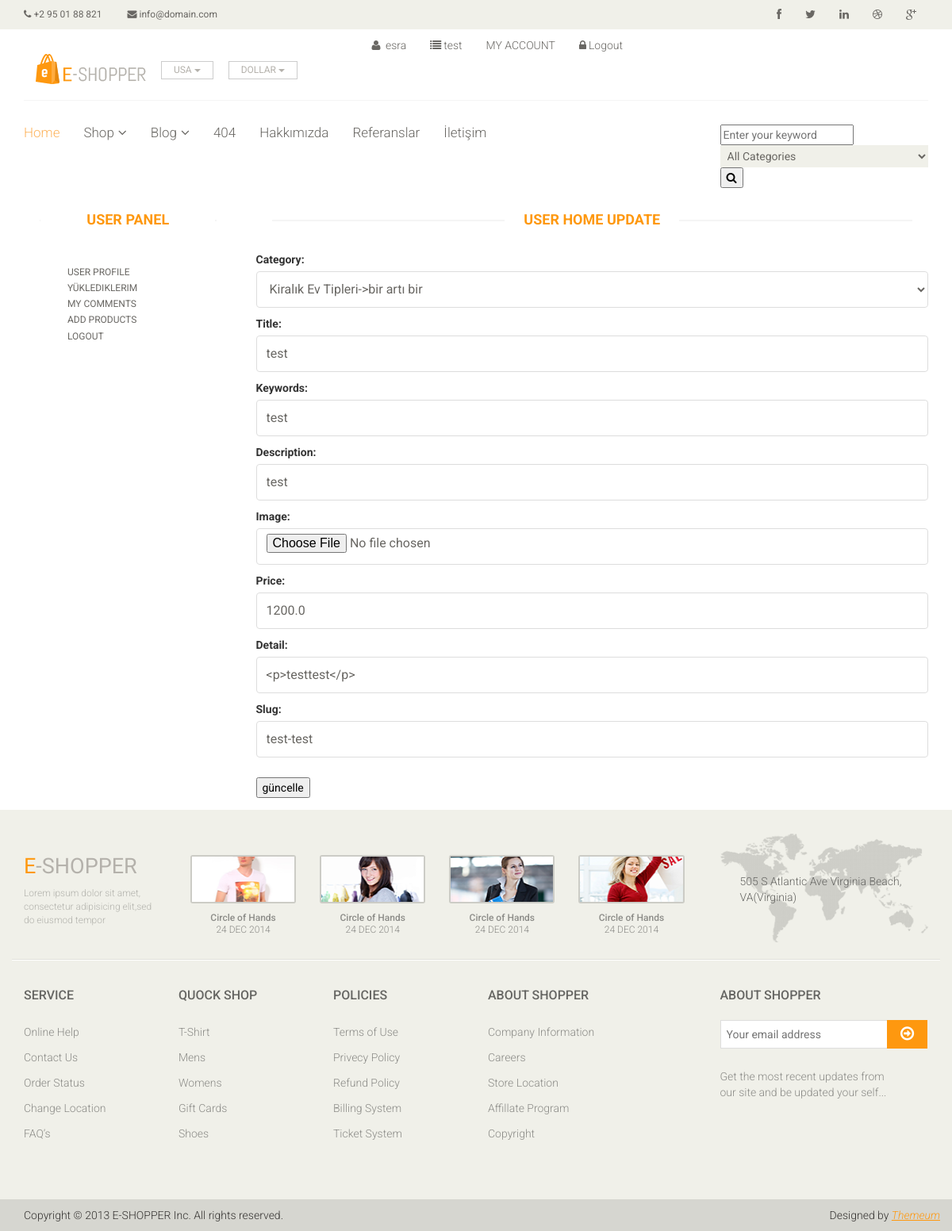
Before: /user/update1/17 (signed in) with the older database file.
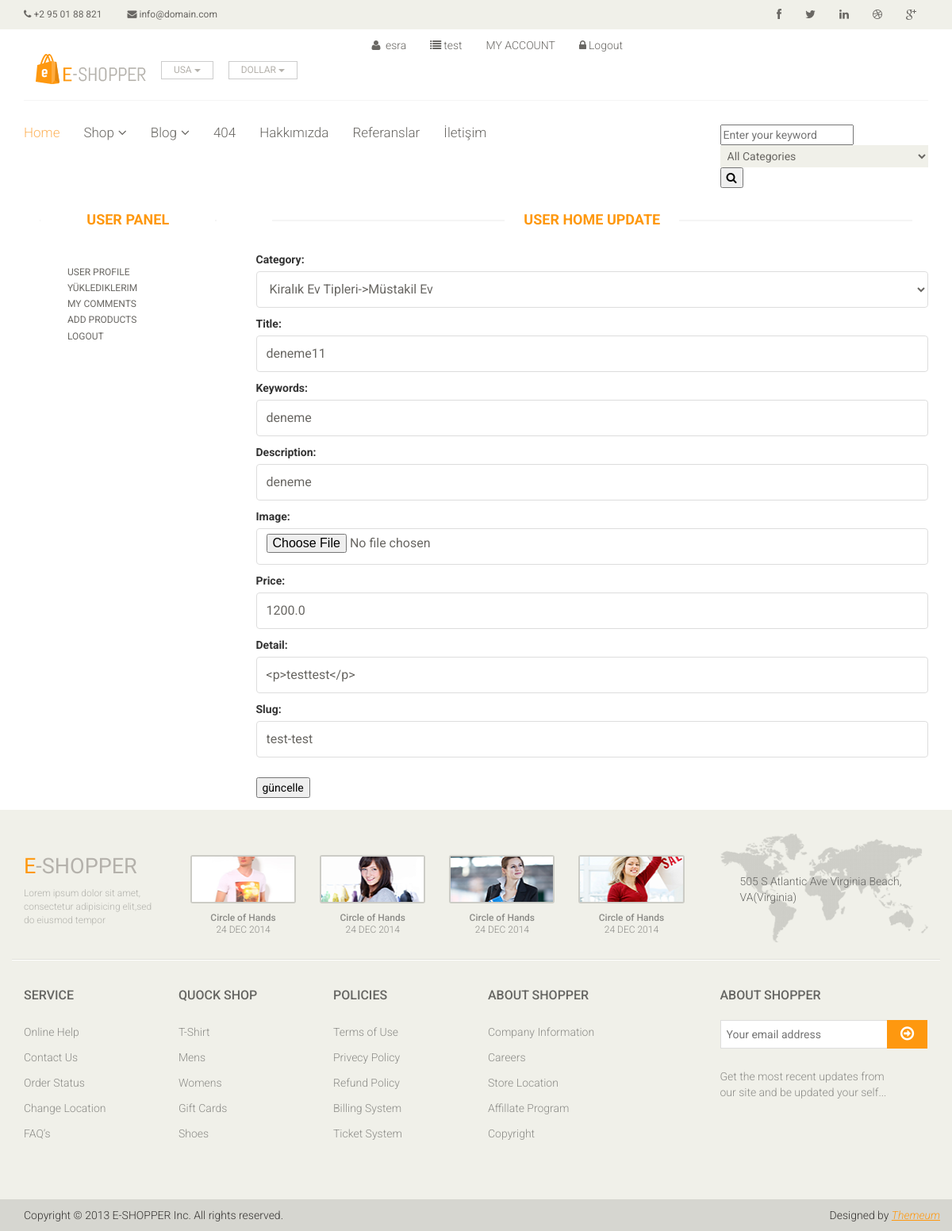
After: the same page with the newer database file.
### product/models.py (models this page shows, shortened)
class Product(models.Model):
    STATUS = (
        ('True', 'Evet'),
        ('False', 'Hayır'),
    )
    user = models.ForeignKey(User, on_delete=models.CASCADE)
    category = models.ForeignKey(Category, on_delete=models.CASCADE)
    title = models.CharField(max_length=150)
    keywords = models.CharField(max_length=255)
    description = models.CharField(max_length=255)
    image = models.ImageField(blank=True, upload_to='images/')
    price = models.FloatField()
    detail = RichTextUploadingField()
    slug = models.SlugField(null=False, unique=True)
    status = models.CharField(max_length=10, choices=STATUS)
    create_at = models.DateTimeField(auto_now_add=True)
    update_at = models.DateTimeField(auto_now=True)
    def image_tag(self):
        return mark_safe('<img src="{}" height="50"/>'.format(self.image.url))
    image_tag.short_description = 'Image'

class Category(MPTTModel):
    STATUS = (
        ('True', 'Evet'),
        ('False', 'Hayır'),
    )
    title = models.CharField(max_length=100)
    keywords = models.CharField(max_length=255)
    description = models.CharField(max_length=255)
    image = models.ImageField(blank=True, upload_to='images/')
    status = models.CharField(max_length=10, choices=STATUS)
    slug = models.SlugField(null=False, unique=True)
    parent = TreeForeignKey('self', blank=True, null=True, related_name='children', on_delete=models.CASCADE)
    create_at = models.DateTimeField(auto_now_add=True)
    update_at = models.DateTimeField(auto_now=True)
    class MPTTMeta:
        order_insertion_by = ['title']
    def __str__(self):
       full_path = [self.title]
       k = self.parent
       while k is not None:
           full_path.append(k.title)
           k = k.parent
       return '->'.join(full_path[::-1])
    def image_tag(self):
        return mark_safe('<img src="{}" height="50"/>'.format(self.image.url))
    image_tag.short_description = 'Image'

### user/views.py (the view)
# urls.py: path('update1/<int:id>', views.userhome_update, name='userhome_update'),
def userhome_update(request,id):#burda id yi alıyoruz product user id sine atıyoruz eşitlensin boş kalmsın diye
    product = Product.objects.get(id=id)
    if request.method == 'POST':
        userhomeupdate_form = UserUpdateForm1(request.POST, request.FILES, instance=product)
        if userhomeupdate_form.is_valid():
            userhomeupdate_form.save()
            messages.success(request , 'Your has been updated!')
            return redirect('/user/myhomes')
        else:
            messages.error(request, 'Please correct the error below.<br>' + str(userhomeupdate_form.errors))
            return HttpResponseRedirect('/user/myhomes')
    else:
        category = Category.objects.all()
        userhomeupdate_form = UserUpdateForm1(instance=product)
        context = {
            'category': category,
            'userhomeupdate_form': userhomeupdate_form,
            'product': product,
        }
        return render(request, 'userhome_update.html', context)

### user/forms.py
class UserUpdateForm1(forms.ModelForm):#ev güncellemek şistediğimöizde buraya geliyoruz
    class Meta:
        model = Product
        fields = ['category', 'title', 'keywords', 'description', 'image', 'price', 'detail','slug']  # buraya eklenecekler
        widgets = {
            'category': Select(attrs={'class': 'form-control', 'placeholder': 'category'}, ),
            'title': TextInput(attrs={'class': 'form-control', 'placeholder': 'title'}),
            'keywords': TextInput(attrs={'class': 'form-control', 'placeholder': 'keywords'}),
            'description': TextInput(attrs={'class': 'form-control', 'placeholder': 'description'}),
            'image': FileInput(attrs={'class': 'form-control', 'placeholder': 'image'}),
            'price': TextInput(attrs={'class': 'form-control', 'placeholder': 'price'}),
            'detail': TextInput(attrs={'class': 'form-control', 'placeholder': 'detail'}),
            'slug': TextInput(attrs={'class': 'form-control', 'placeholder': 'slug'}),
        }

### user/templates/userhome_update.html (shortened to what this page needs)
{% extends "homebase.html" %}
{% block maincontent %}
<div id="contact-page" class="container">
    <div class="bg">
        <div class="row">
            <div class="col-sm-3">
                <div class="contact-form">
                    {% include "user_panel.html" %}
                </div>
            </div>
            <div class="col-sm-9">
                <div class="contact-info">
                    <h2 class="title text-center">User home update</h2>
                </div>
                <div class="content-section">
                     <form action="/user/update1/{{ product.id }}" method="POST" enctype="multipart/form-data">
                        <fieldset class="form-group">
                            {{ userhomeupdate_form.as_p }}
                        </fieldset>
                        <div class="form-group">
                            <input class="primary-btn" type="submit" value="güncelle">
                        </div>
                    </form>
                </div>
            </div>
        </div>
    </div>
</div>
{% endblock %}

Changed rows visible on the page:
changed Product "<p>testtest</p>": category "Kiralık Ev Tipleri->bir artı bir" → "Kiralık Ev Tipleri->Müstakil Ev"; keywords "test" → "deneme"; description "test" → "deneme"
changed through a linked row, Category: title "test" → "deneme11"
